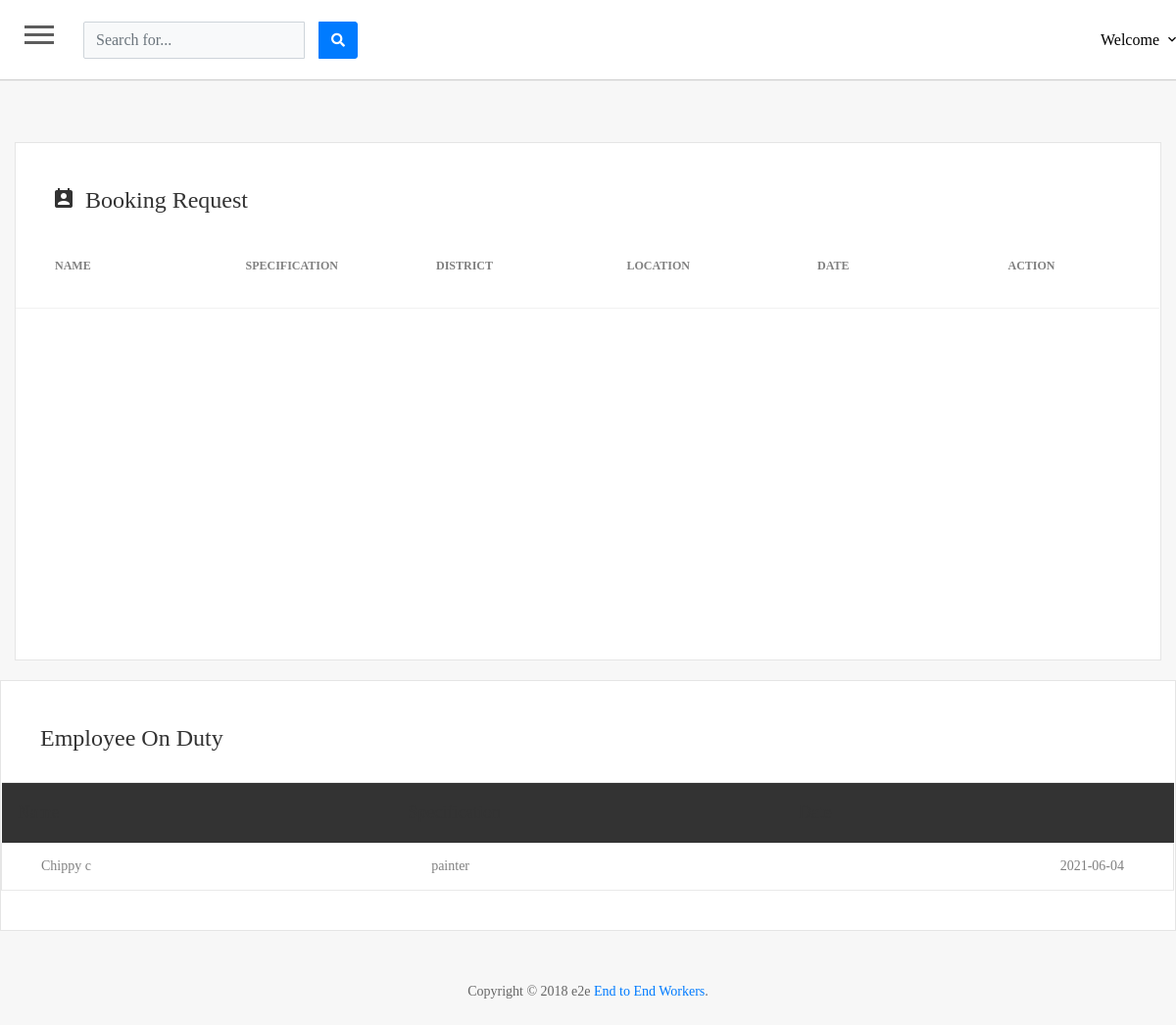
Screenshot of /servicepro/index4.php (signed in) with the database file from the repository.
### tables this page shows
CREATE TABLE `tbl_booking` (
  `booking_id` int(5) NOT NULL,
  `customer_id` int(5) NOT NULL,
  `booked_on` date NOT NULL,
  `end` date NOT NULL,
  `servicecompleted` int(10) NOT NULL,
  `employee_id` int(5) NOT NULL,
  `sc_id` int(10) NOT NULL,
  `service_id` int(5) NOT NULL,
  `aproval_status` int(10) NOT NULL,
  `status` int(10) NOT NULL
);

CREATE TABLE `tbl_employee` (
  `employee_id` int(5) NOT NULL,
  `employee_name` varchar(20) NOT NULL,
  `employee_address` varchar(50) NOT NULL,
  `employee_phone` varchar(25) NOT NULL,
  `employee_email` varchar(20) NOT NULL,
  `location_id` int(5) NOT NULL,
  `login_id` int(5) NOT NULL,
  `created_on` datetime NOT NULL,
  `sc_id` int(5) NOT NULL,
  `service_id` int(10) NOT NULL,
  `is_available` int(11) NOT NULL
);

CREATE TABLE `tbl_services` (
  `service_id` int(5) NOT NULL,
  `service_name` varchar(20) NOT NULL,
  `service_amt` int(10) NOT NULL,
  `service_img` varchar(15) NOT NULL,
  `sc_id` int(10) NOT NULL,
  `is_delete` int(5) NOT NULL
);

### servicepro/index4.php (the view, shortened to what this page needs)
<?php
require('../DbConnection.php');
?>
<!DOCTYPE html>
<html lang="en">
<head>
    <link href="vendor/font-awesome-5/css/fontawesome-all.min.css" rel="stylesheet" media="all">
    <link href="vendor/mdi-font/css/material-design-iconic-font.min.css" rel="stylesheet" media="all">
    <link href="vendor/bootstrap-4.1/bootstrap.min.css" rel="stylesheet" media="all">
    <link href="vendor/animsition/animsition.min.css" rel="stylesheet" media="all">
    <link href="vendor/bootstrap-progressbar/bootstrap-progressbar-3.3.4.min.css" rel="stylesheet" media="all">
    <link href="vendor/wow/animate.css" rel="stylesheet" media="all">
    <link href="vendor/css-hamburgers/hamburgers.min.css" rel="stylesheet" media="all">
    <link href="vendor/slick/slick.css" rel="stylesheet" media="all">
    <link href="vendor/select2/select2.min.css" rel="stylesheet" media="all">
    <link href="vendor/perfect-scrollbar/perfect-scrollbar.css" rel="stylesheet" media="all">
    <link href="../css/theme.css" rel="stylesheet" media="all">
    <link rel="stylesheet" href="../css/admin_stylesheet.css">
</head>
<body class="animsition">
        <div id="wrapper">
                            <div id="page-content-wrapper">
                                    <div id="content">
                            <div class="container-fluid p-0 px-lg-0 px-md-0">
                                <nav class="navbar navbar-expand navbar-light my-navbar py-3">
                                    <div type="button"  id="bar" class="nav-icon1 hamburger animated fadeInLeft is-closed" data-toggle="offcanvas">
                                        <span></span>
                                        <span></span>
                                        <span></span>
                                    </div>
                                <form class="d-none d-sm-inline-block form-inline navbar-search">
                                    <div class="input-group">
                                    <input type="text" class="form-control bg-light " placeholder="Search for..." aria-label="Search">
                                    <div class="input-group-append">
                                        <button class="btn btn-primary" type="button">
                                        <i class="fas fa-search fa-sm"></i>
                                        </button>
                                    </div>
                                    </div>
                                </form>
                                <ul class="navbar-nav ml-auto">
                                    <li>
                                        <div class="account-wrap">
                                            <div class="account-item account-item--style2 clearfix js-item-menu">
                                                <div class="content">
                                                    <a class="js-acc-btn" href="#" style="color:black;">Welcome <?php ?></a>
                                                </div>
                                            </div>
                                        </div>
                                    </li>
                                </ul>
                                </nav>
                        </div>
        <div id="page-content-wrapper">
        <div class="page-container3">
            <section class="alert-wrap">
                <div class="container">
                </div>
            </section>
            <section>
                <div class="col-xl-12">
                    <div class="page-content">
                        <div class="user-data m-b-20">
                            <h3 class="title-3 m-b-20">
                            <i class="zmdi zmdi-account-calendar"></i>Booking Request</h3>
                            <div class="table-responsive table-data">
                                <table class="table">
                                    <thead>
                                        <tr>
                                            <td>Name</td>
                                            <td>Specification</td>
                                            <td>District</td>
                                            <td>Location</td>
                                            <td>Date</td>
                                            <td>Action</td>
                                        </tr>
                                    </thead>
                            </table>
                        </div>
                                        <div class="user-data__footer">
                                        </div>
                                    </div>
                    </div>
                </div>
            <div class="user-data m-b-30" id="emp-aproval">
                <div id="emp-aproval-body">
                    <h3 class="title-3 m-b-30">Employee On Duty</h3>
                <div class="row m-t-30">
                <div class="col-md-12">
                     <div class="table-responsive m-b-40">
                        <table class="table table-borderless table-data3">
                            <thead>
                                <tr>
                                <td>Name</td>
                                <td>Specification</td>
                                <td>Date</td>
                                </tr>
                            </thead>
                            <tbody>
                                <?php
                                $emp_apr=mysqli_query($con,"select * from tbl_booking where aproval_status=1 and servicecompleted=0");
                                if(mysqli_num_rows($emp_apr))
                                {
                                    while($apr=mysqli_fetch_array($emp_apr))
                                    {
                                        $emp_id=$apr['employee_id'];
                                        $serv=$apr['service_id'];
                                        $d=$apr['booked_on'];
                                        $emp_que=mysqli_query($con,"select * from tbl_employee where employee_id=$emp_id");
                                        $emp=mysqli_fetch_array($emp_que);
                                        $ser_quer=mysqli_query($con,"select * from tbl_services where service_id=$serv");
                                        $serc=mysqli_fetch_array($ser_quer);
                                ?>
                                <tr style="text-align:left">
                                    <td><?php echo $emp['employee_name'];?></td>
                                    <td><?php echo $serc['service_name'];?></td>
                                    <td><?php echo $d;?></td>
                                </tr>
                                <?php
                                    } }
                                ?>
                            </tbody>
                        </table>
                    </div>
                 </div>
            </div>
                                    </div>
                                </div>
                               <?php
                                include("footer.php");
                               ?>
                            </div>
                        </div>
                    </div>
                </div>
        </div>
</body>
</html>

### css/admin_stylesheet.css (style rules this page uses)
.container { padding: 2rem 2rem; }
body { position: relative; overflow-x:hidden; background: #f7f7fc; }
body, html { height: 100%; }
.navbar-nav li { display:block!important; margin:2px 0px; }
#page-content-wrapper { width: 100%; transition: all 0.5s ease; }
.nav-icon1 { z-index: 999; position:relative; display: block; width:23px; margin:0px 30px 0px 25px; cursor:pointer; height: 25px; }
.nav-icon1 span { position:absolute; top:0; width:100%; height:3px; cursor:pointer; background-color:#5d5d5d; left:0; transform:rotate(0deg); transition:.30s ease-in-out; }
.nav-icon1 span:nth-of-type(1) { top:0; }
.nav-icon1 span:nth-of-type(2) { top:8px; }
.nav-icon1 span:nth-of-type(3) { top:16px; }
.my-navbar { padding:0px; background-color:white; box-shadow: 0 1px 1px 0 rgba(0,0,0,.16); }
.table th, .table td { padding: 1rem; font-size:14px; color:#333; vertical-align: top; border-top: 1px solid #dee2e6; font-family: 'Times New Roman', Times, serif; font-size: 18px; }
.table { font-size: 14px; font-weight: 5px; }
table.table { table-layout: fixed; width: 100%; font-size: 19px; }
table.table tr th, table.table tr td { border-color: #e9e9e9; }
#services table,button { margin-left: 15px; font-family: Verdana, Geneva, Tahoma, sans-serif; }

### rows the page displays
tbl_booking: employee.employee_name "Chippy c", service.service_name "painter", booked_on "2021-06-04"
